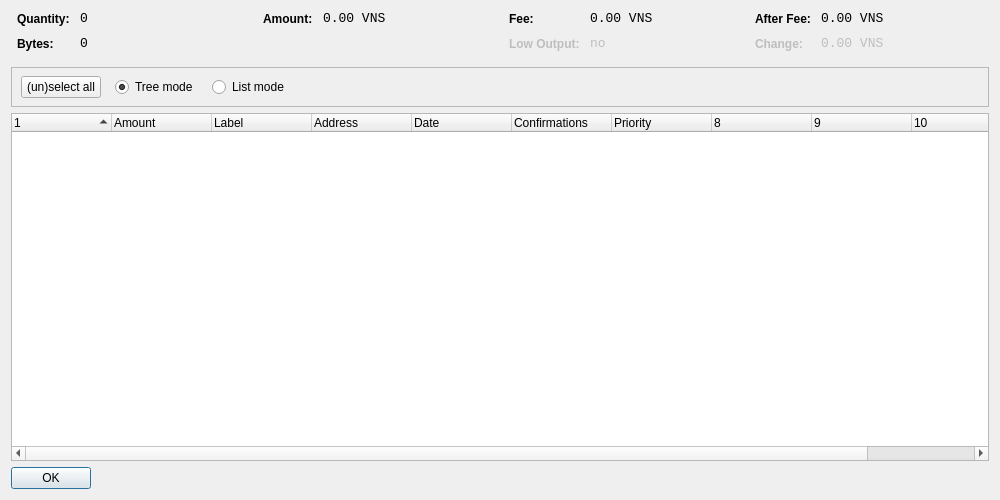
<?xml version="1.0" encoding="UTF-8"?>
<ui version="4.0">
 <class>CoinControlDialog</class>
 <widget class="QDialog" name="CoinControlDialog">
  <property name="geometry">
   <rect>
    <x>0</x>
    <y>0</y>
    <width>1000</width>
    <height>500</height>
   </rect>
  </property>
  <property name="windowTitle">
   <string>Coin Control</string>
  </property>
  <layout class="QVBoxLayout" name="verticalLayout">
   <item>
    <layout class="QHBoxLayout" name="horizontalLayoutTop" stretch="0,0,0,0">
     <property name="topMargin">
      <number>0</number>
     </property>
     <property name="bottomMargin">
      <number>10</number>
     </property>
     <item>
      <layout class="QFormLayout" name="formLayoutCoinControl1">
       <property name="horizontalSpacing">
        <number>10</number>
       </property>
       <property name="verticalSpacing">
        <number>10</number>
       </property>
       <property name="leftMargin">
        <number>6</number>
       </property>
       <property name="rightMargin">
        <number>6</number>
       </property>
       <item row="0" column="0">
        <widget class="QLabel" name="labelCoinControlQuantityText">
         <property name="styleSheet">
          <string notr="true">font-weight:bold;</string>
         </property>
         <property name="text">
          <string>Quantity:</string>
         </property>
        </widget>
       </item>
       <item row="0" column="1">
        <widget class="QLabel" name="labelCoinControlQuantity">
         <property name="font">
          <font>
           <family>Monospace</family>
           <pointsize>10</pointsize>
          </font>
         </property>
         <property name="cursor">
          <cursorShape>IBeamCursor</cursorShape>
         </property>
         <property name="contextMenuPolicy">
          <enum>Qt::ActionsContextMenu</enum>
         </property>
         <property name="text">
          <string notr="true">0</string>
         </property>
         <property name="textInteractionFlags">
          <set>Qt::LinksAccessibleByMouse|Qt::TextSelectableByKeyboard|Qt::TextSelectableByMouse</set>
         </property>
        </widget>
       </item>
       <item row="1" column="0">
        <widget class="QLabel" name="labelCoinControlBytesText">
         <property name="styleSheet">
          <string notr="true">font-weight:bold;</string>
         </property>
         <property name="text">
          <string>Bytes:</string>
         </property>
        </widget>
       </item>
       <item row="1" column="1">
        <widget class="QLabel" name="labelCoinControlBytes">
         <property name="font">
          <font>
           <family>Monospace</family>
           <pointsize>10</pointsize>
          </font>
         </property>
         <property name="cursor">
          <cursorShape>IBeamCursor</cursorShape>
         </property>
         <property name="contextMenuPolicy">
          <enum>Qt::ActionsContextMenu</enum>
         </property>
         <property name="text">
          <string notr="true">0</string>
         </property>
         <property name="textInteractionFlags">
          <set>Qt::LinksAccessibleByMouse|Qt::TextSelectableByKeyboard|Qt::TextSelectableByMouse</set>
         </property>
        </widget>
       </item>
      </layout>
     </item>
     <item>
      <layout class="QFormLayout" name="formLayoutCoinControl2">
       <property name="horizontalSpacing">
        <number>10</number>
       </property>
       <property name="verticalSpacing">
        <number>10</number>
       </property>
       <property name="leftMargin">
        <number>6</number>
       </property>
       <property name="rightMargin">
        <number>6</number>
       </property>
       <item row="0" column="0">
        <widget class="QLabel" name="labelCoinControlAmountText">
         <property name="styleSheet">
          <string notr="true">font-weight:bold;</string>
         </property>
         <property name="text">
          <string>Amount:</string>
         </property>
        </widget>
       </item>
       <item row="0" column="1">
        <widget class="QLabel" name="labelCoinControlAmount">
         <property name="font">
          <font>
           <family>Monospace</family>
           <pointsize>10</pointsize>
          </font>
         </property>
         <property name="cursor">
          <cursorShape>IBeamCursor</cursorShape>
         </property>
         <property name="contextMenuPolicy">
          <enum>Qt::ActionsContextMenu</enum>
         </property>
         <property name="text">
          <string notr="true">0.00 VNS</string>
         </property>
         <property name="textInteractionFlags">
          <set>Qt::LinksAccessibleByMouse|Qt::TextSelectableByKeyboard|Qt::TextSelectableByMouse</set>
         </property>
        </widget>
       </item>
      </layout>
     </item>
     <item>
      <layout class="QFormLayout" name="formLayoutCoinControl3">
       <property name="horizontalSpacing">
        <number>10</number>
       </property>
       <property name="verticalSpacing">
        <number>10</number>
       </property>
       <property name="leftMargin">
        <number>6</number>
       </property>
       <property name="rightMargin">
        <number>6</number>
       </property>
       <item row="0" column="0">
        <widget class="QLabel" name="labelCoinControlFeeText">
         <property name="styleSheet">
          <string notr="true">font-weight:bold;</string>
         </property>
         <property name="text">
          <string>Fee:</string>
         </property>
        </widget>
       </item>
       <item row="0" column="1">
        <widget class="QLabel" name="labelCoinControlFee">
         <property name="font">
          <font>
           <family>Monospace</family>
           <pointsize>10</pointsize>
          </font>
         </property>
         <property name="cursor">
          <cursorShape>IBeamCursor</cursorShape>
         </property>
         <property name="contextMenuPolicy">
          <enum>Qt::ActionsContextMenu</enum>
         </property>
         <property name="text">
          <string notr="true">0.00 VNS</string>
         </property>
         <property name="textInteractionFlags">
          <set>Qt::LinksAccessibleByMouse|Qt::TextSelectableByKeyboard|Qt::TextSelectableByMouse</set>
         </property>
        </widget>
       </item>
       <item row="1" column="0">
        <widget class="QLabel" name="labelCoinControlLowOutputText">
         <property name="enabled">
          <bool>false</bool>
         </property>
         <property name="styleSheet">
          <string notr="true">font-weight:bold;</string>
         </property>
         <property name="text">
          <string>Low Output:</string>
         </property>
        </widget>
       </item>
       <item row="1" column="1">
        <widget class="QLabel" name="labelCoinControlLowOutput">
         <property name="enabled">
          <bool>false</bool>
         </property>
         <property name="font">
          <font>
           <family>Monospace</family>
           <pointsize>10</pointsize>
          </font>
         </property>
         <property name="cursor">
          <cursorShape>IBeamCursor</cursorShape>
         </property>
         <property name="contextMenuPolicy">
          <enum>Qt::ActionsContextMenu</enum>
         </property>
         <property name="text">
          <string notr="true">no</string>
         </property>
         <property name="textInteractionFlags">
          <set>Qt::LinksAccessibleByMouse|Qt::TextSelectableByKeyboard|Qt::TextSelectableByMouse</set>
         </property>
        </widget>
       </item>
      </layout>
     </item>
     <item>
      <layout class="QFormLayout" name="formLayoutCoinControl4">
       <property name="horizontalSpacing">
        <number>10</number>
       </property>
       <property name="verticalSpacing">
        <number>10</number>
       </property>
       <property name="leftMargin">
        <number>6</number>
       </property>
       <property name="rightMargin">
        <number>6</number>
       </property>
       <item row="0" column="0">
        <widget class="QLabel" name="labelCoinControlAfterFeeText">
         <property name="styleSheet">
          <string notr="true">font-weight:bold;</string>
         </property>
         <property name="text">
          <string>After Fee:</string>
         </property>
        </widget>
       </item>
       <item row="0" column="1">
        <widget class="QLabel" name="labelCoinControlAfterFee">
         <property name="font">
          <font>
           <family>Monospace</family>
           <pointsize>10</pointsize>
          </font>
         </property>
         <property name="cursor">
          <cursorShape>IBeamCursor</cursorShape>
         </property>
         <property name="contextMenuPolicy">
          <enum>Qt::ActionsContextMenu</enum>
         </property>
         <property name="text">
          <string notr="true">0.00 VNS</string>
         </property>
         <property name="textInteractionFlags">
          <set>Qt::LinksAccessibleByMouse|Qt::TextSelectableByKeyboard|Qt::TextSelectableByMouse</set>
         </property>
        </widget>
       </item>
       <item row="1" column="0">
        <widget class="QLabel" name="labelCoinControlChangeText">
         <property name="enabled">
          <bool>false</bool>
         </property>
         <property name="styleSheet">
          <string notr="true">font-weight:bold;</string>
         </property>
         <property name="text">
          <string>Change:</string>
         </property>
        </widget>
       </item>
       <item row="1" column="1">
        <widget class="QLabel" name="labelCoinControlChange">
         <property name="enabled">
          <bool>false</bool>
         </property>
         <property name="font">
          <font>
           <family>Monospace</family>
           <pointsize>10</pointsize>
          </font>
         </property>
         <property name="cursor">
          <cursorShape>IBeamCursor</cursorShape>
         </property>
         <property name="contextMenuPolicy">
          <enum>Qt::ActionsContextMenu</enum>
         </property>
         <property name="text">
          <string notr="true">0.00 VNS</string>
         </property>
         <property name="textInteractionFlags">
          <set>Qt::LinksAccessibleByMouse|Qt::TextSelectableByKeyboard|Qt::TextSelectableByMouse</set>
         </property>
        </widget>
       </item>
      </layout>
     </item>
    </layout>
   </item>
   <item>
    <widget class="QFrame" name="frame">
     <property name="minimumSize">
      <size>
       <width>0</width>
       <height>40</height>
      </size>
     </property>
     <property name="frameShape">
      <enum>QFrame::StyledPanel</enum>
     </property>
     <property name="frameShadow">
      <enum>QFrame::Sunken</enum>
     </property>
     <widget class="QWidget" name="horizontalLayoutWidget">
      <property name="geometry">
       <rect>
        <x>10</x>
        <y>0</y>
        <width>781</width>
        <height>41</height>
       </rect>
      </property>
      <layout class="QHBoxLayout" name="horizontalLayoutPanel" stretch="0,0,0,0,0">
       <property name="spacing">
        <number>14</number>
       </property>
       <item>
        <widget class="QPushButton" name="pushButtonSelectAll">
         <property name="sizePolicy">
          <sizepolicy hsizetype="Maximum" vsizetype="Fixed">
           <horstretch>0</horstretch>
           <verstretch>0</verstretch>
          </sizepolicy>
         </property>
         <property name="text">
          <string>(un)select all</string>
         </property>
        </widget>
       </item>
       <item>
        <widget class="QRadioButton" name="radioTreeMode">
         <property name="sizePolicy">
          <sizepolicy hsizetype="Maximum" vsizetype="Fixed">
           <horstretch>0</horstretch>
           <verstretch>0</verstretch>
          </sizepolicy>
         </property>
         <property name="text">
          <string>Tree mode</string>
         </property>
         <property name="checked">
          <bool>true</bool>
         </property>
        </widget>
       </item>
       <item>
        <widget class="QRadioButton" name="radioListMode">
         <property name="sizePolicy">
          <sizepolicy hsizetype="Maximum" vsizetype="Fixed">
           <horstretch>0</horstretch>
           <verstretch>0</verstretch>
          </sizepolicy>
         </property>
         <property name="text">
          <string>List mode</string>
         </property>
        </widget>
       </item>
       <item>
        <spacer name="horizontalSpacer">
         <property name="orientation">
          <enum>Qt::Horizontal</enum>
         </property>
         <property name="sizeHint" stdset="0">
          <size>
           <width>40</width>
           <height>20</height>
          </size>
         </property>
        </spacer>
       </item>
      </layout>
     </widget>
    </widget>
   </item>
   <item>
    <widget class="CoinControlTreeWidget" name="treeWidget">
     <property name="contextMenuPolicy">
      <enum>Qt::CustomContextMenu</enum>
     </property>
     <property name="sortingEnabled">
      <bool>false</bool>
     </property>
     <property name="columnCount">
      <number>11</number>
     </property>
     <attribute name="headerShowSortIndicator" stdset="0">
      <bool>true</bool>
     </attribute>
     <attribute name="headerStretchLastSection">
      <bool>false</bool>
     </attribute>
     <column>
      <property name="text">
       <string/>
      </property>
     </column>
     <column>
      <property name="text">
       <string>Amount</string>
      </property>
     </column>
     <column>
      <property name="text">
       <string>Label</string>
      </property>
     </column>
     <column>
      <property name="text">
       <string>Address</string>
      </property>
     </column>
     <column>
      <property name="text">
       <string>Date</string>
      </property>
     </column>
     <column>
      <property name="text">
       <string>Confirmations</string>
      </property>
      <property name="toolTip">
       <string>Confirmed</string>
      </property>
     </column>
     <column>
      <property name="text">
       <string>Priority</string>
      </property>
     </column>
     <column>
      <property name="text">
       <string/>
      </property>
     </column>
     <column>
      <property name="text">
       <string/>
      </property>
     </column>
     <column>
      <property name="text">
       <string/>
      </property>
     </column>
     <column>
      <property name="text">
       <string/>
      </property>
     </column>
    </widget>
   </item>
   <item>
    <widget class="QDialogButtonBox" name="buttonBox">
     <property name="sizePolicy">
      <sizepolicy hsizetype="Maximum" vsizetype="Fixed">
       <horstretch>0</horstretch>
       <verstretch>0</verstretch>
      </sizepolicy>
     </property>
     <property name="orientation">
      <enum>Qt::Horizontal</enum>
     </property>
     <property name="standardButtons">
      <set>QDialogButtonBox::Ok</set>
     </property>
    </widget>
   </item>
  </layout>
 </widget>
 <customwidgets>
  <customwidget>
   <class>CoinControlTreeWidget</class>
   <extends>QTreeWidget</extends>
   <header>coincontroltreewidget.h</header>
  </customwidget>
 </customwidgets>
 <resources/>
 <connections/>
</ui>
